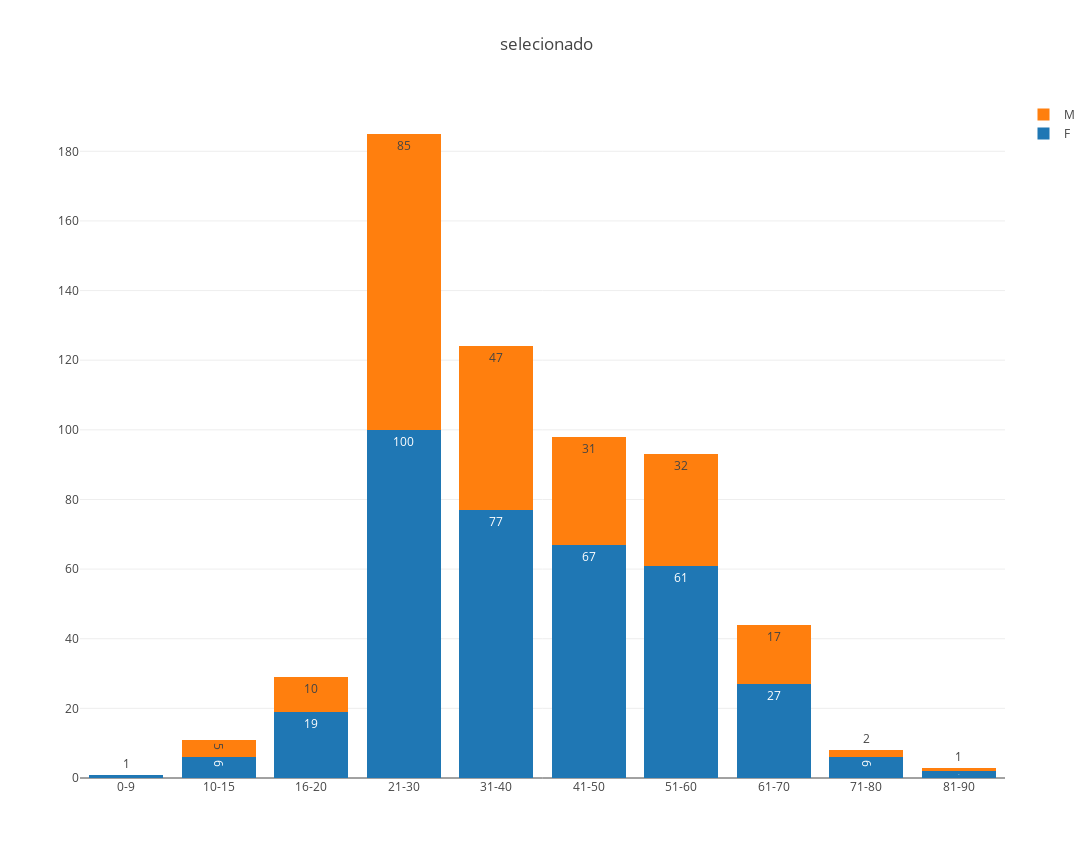

Source (notebook cell):
### Code cell
stack_bar(x_m,y_m,x_h,y_h,'selecionado')

### Figure 1 — Plotly figure (JSON) as saved in the notebook; plotly's stock layout.template omitted (floating-point values rounded to 4 significant figures)
{"data": [{"name": "F", "text": ["1", "6", "19", "100", "77", "67", "61", "27", "6", "2"], "textposition": "auto", "type": "bar", "uid": "b88559bf-acb5-469f-b38e-9b991174e847", "x": ["0-9", "10-15", "16-20", "21-30", "31-40", "41-50", "51-60", "61-70", "71-80", "81-90"], "y": [1, 6, 19, 100, 77, 67, 61, 27, 6, 2]}, {"name": "M", "text": ["0", "5", "10", "85", "47", "31", "32", "17", "2", "1"], "textposition": "auto", "type": "bar", "uid": "aa981ad2-7a58-4ce8-bd32-ecc33eb64711", "x": ["0-9", "10-15", "16-20", "21-30", "31-40", "41-50", "51-60", "61-70", "71-80", "81-90"], "y": [0, 5, 10, 85, 47, 31, 32, 17, 2, 1]}], "layout": {"barmode": "stack", "height": 858, "title": {"text": "selecionado"}, "width": 1272, "xaxis": {"autorange": true, "range": [-0.5, 9.5], "type": "category"}, "yaxis": {"autorange": true, "range": [0, 194.7], "type": "linear"}}}
